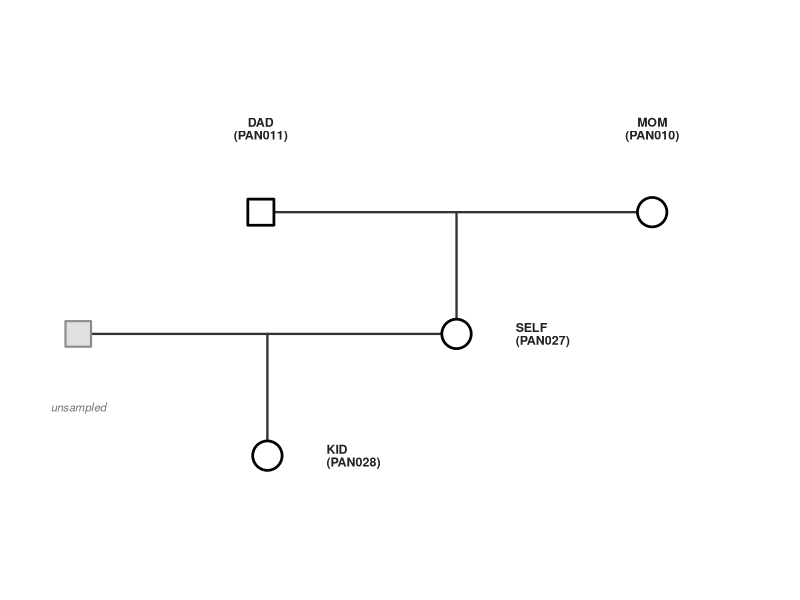
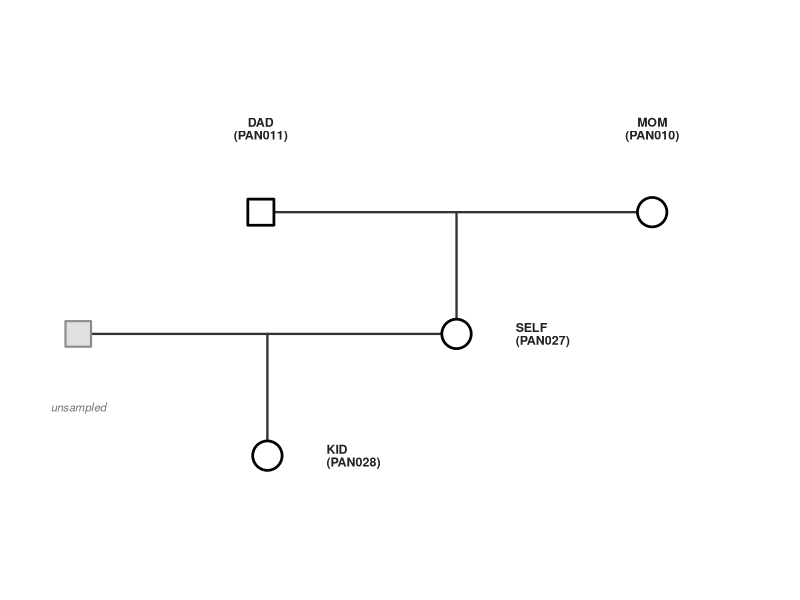

Write R code to recreate these figures, in order.
#!/usr/bin/env Rscript
# Fig 5 panel A -- pedigree of the WashU trio-of-trios comparisons.
# Standalone piece (no panel letter; the "A" is added in paper.tex via overpic).
# Output: submission/fig/MainFigures/Fig5A_pedigree.{pdf,png}, 3600 x 300 units
# to stack cleanly above the B/C/D ribbon panels (same 3600-wide coordinate).

suppressPackageStartupMessages(library(ggplot2))

.args <- commandArgs(trailingOnly = FALSE)
.f    <- sub("^--file=", "", .args[grep("^--file=", .args)])
root  <- if (length(.f)) normalizePath(file.path(dirname(.f), "..", "..", "..")) else getwd()
out   <- file.path(root, "submission/fig/MainFigures")
dir.create(out, recursive = TRUE, showWarnings = FALSE)

TEXT <- "#202124"
GG_TS <- function(svg) svg * 1.55 / 11.856

# tight framing window around the pedigree only (data units; y grows downward)
XLO <- 55; XHI <- 515; YLO <- -14; YHI <- 235
G1Y <- 60; G2Y <- 130; G3Y <- 200   # three generation rows (compact vertical spacing)

# Faithful WashU trio-of-trios topology (Cechova et al.):
#   gen-1  PAN011 (grandfather, square)  x  PAN010 (grandmother, circle)
#   gen-2  their daughter PAN027 (mother, circle)  x  unsampled father (open square)
#   gen-3  granddaughter PAN028 (circle), child of PAN027 x the unsampled father
# labels use the project naming (PEDIGREE_NAMING.md): focal individual = PAN027 = SELF,
# her parents MOM (PAN010) and DAD (PAN011), her daughter KID (PAN028); KID's father is
# unsampled (PARTNER). Copy-level notation used elsewhere: SELF.m/SELF.p, DAD.h1/DAD.h2.
PAN011_X <- 205; PAN010_X <- 430; UNS_X <- 100
G1_MX <- (PAN011_X + PAN010_X) / 2   # gen-1 couple midpoint (descent drops to PAN027)
G2_MX <- (UNS_X + G1_MX) / 2         # gen-2 couple midpoint (descent drops to PAN028)

ped <- data.frame(
  x     = c(PAN011_X, PAN010_X, G1_MX, G2_MX),
  y     = c(G1Y,      G1Y,      G2Y,   G3Y),
  shape = c(22,       21,       21,    21),
  lab   = c("DAD\n(PAN011)", "MOM\n(PAN010)", "SELF\n(PAN027)", "KID\n(PAN028)"),
  labx  = c(PAN011_X, PAN010_X, G1_MX + 34, G2_MX + 34),
  laby  = c(G1Y - 48, G1Y - 48, G2Y, G3Y),
  hj    = c(0.5, 0.5, 0, 0))
# unsampled father of the granddaughter (open square, not sequenced)
partner <- data.frame(x = UNS_X, y = G2Y)
# gen-1 marriage bar, descent to PAN027, gen-2 marriage bar (PAN027 x partner), descent to PAN028
lines <- data.frame(
  x    = c(PAN011_X, G1_MX, UNS_X, G2_MX),
  xend = c(PAN010_X, G1_MX, G1_MX, G2_MX),
  y    = c(G1Y,      G1Y,   G2Y,   G2Y),
  yend = c(G1Y,      G2Y,   G2Y,   G3Y))

p <- ggplot() +
  geom_segment(data = lines, aes(x = x, xend = xend, y = y, yend = yend),
               color = "#333333", linewidth = 0.8, lineend = "round") +
  geom_point(data = partner, aes(x = x, y = y), shape = 22, fill = "grey88",
             color = "grey55", size = 9, stroke = 1.1) +
  geom_point(data = ped, aes(x = x, y = y, shape = shape), fill = "white",
             color = "black", size = 9, stroke = 1.4) +
  geom_text(data = ped, aes(x = labx, y = laby, label = lab, hjust = hj),
            size = GG_TS(24), fontface = "bold", color = TEXT, lineheight = 0.85) +
  geom_text(data = partner, aes(x = x, y = y + 42), label = "unsampled",
            size = GG_TS(22), color = "grey45", fontface = "italic") +
  scale_shape_identity() + scale_fill_identity() +
  scale_y_reverse(limits = c(YHI, YLO), expand = c(0, 0)) +
  scale_x_continuous(limits = c(XLO, XHI), expand = c(0, 0)) +
  coord_fixed(ratio = 1, clip = "off") +
  theme_void() + theme(legend.position = "none",
    plot.background = element_rect(fill = "white", color = NA))

ggsave(file.path(out, "Fig5A_pedigree.pdf"), p,
       width = 2.9, height = 2.9 * (YHI - YLO) / (XHI - XLO), bg = "white")
ggsave(file.path(out, "Fig5A_pedigree.png"), p,
       width = 2.9, height = 2.9 * (YHI - YLO) / (XHI - XLO), dpi = 300, bg = "white")
cat("wrote", file.path(out, "Fig5A_pedigree.{pdf,png}"), "\n")
